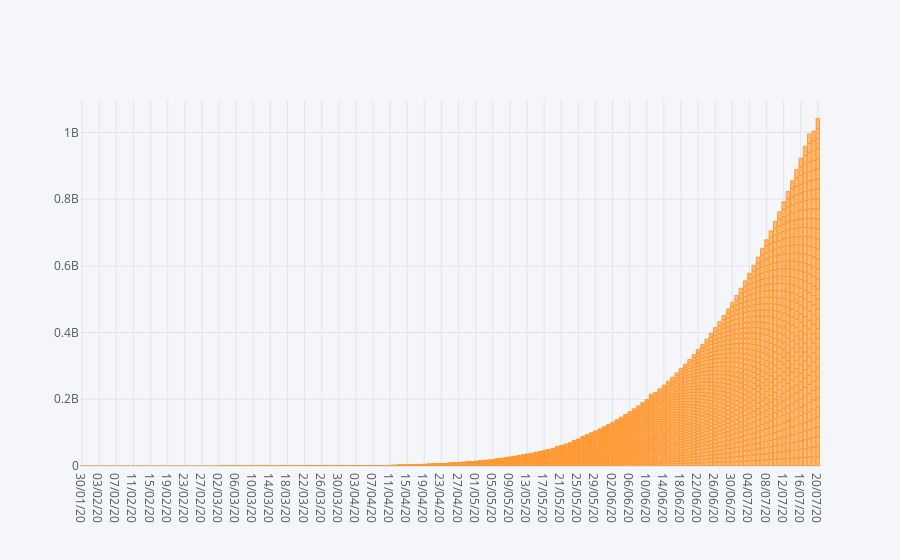

The cell this chart's notebook holds for it:
### Code cell
plt.figure(figsize=(55,55), dpi=80)
d1.iplot(kind='bar',x='Date',y='count')

### Figure 1 — Plotly figure (JSON) as saved in the notebook; plotly's stock layout.template omitted (floating-point values rounded to 4 significant figures; data arrays with more than 128 entries replaced by an {"elided": "..."} marker saying what was removed)
{"data": [{"marker": {"color": "rgba(255, 153, 51, 0.6)", "line": {"color": "rgba(255, 153, 51, 1.0)", "width": 1}}, "name": "count", "orientation": "v", "text": "", "type": "bar", "x": {"elided": "4321 str values"}, "y": {"elided": "4321 int values"}}], "layout": {"legend": {"bgcolor": "#F5F6F9", "font": {"color": "#4D5663"}}, "paper_bgcolor": "#F5F6F9", "plot_bgcolor": "#F5F6F9", "title": {"font": {"color": "#4D5663"}}, "xaxis": {"gridcolor": "#E1E5ED", "showgrid": true, "tickfont": {"color": "#4D5663"}, "title": {"font": {"color": "#4D5663"}, "text": ""}, "zerolinecolor": "#E1E5ED"}, "yaxis": {"gridcolor": "#E1E5ED", "showgrid": true, "tickfont": {"color": "#4D5663"}, "title": {"font": {"color": "#4D5663"}, "text": ""}, "zerolinecolor": "#E1E5ED"}}}
